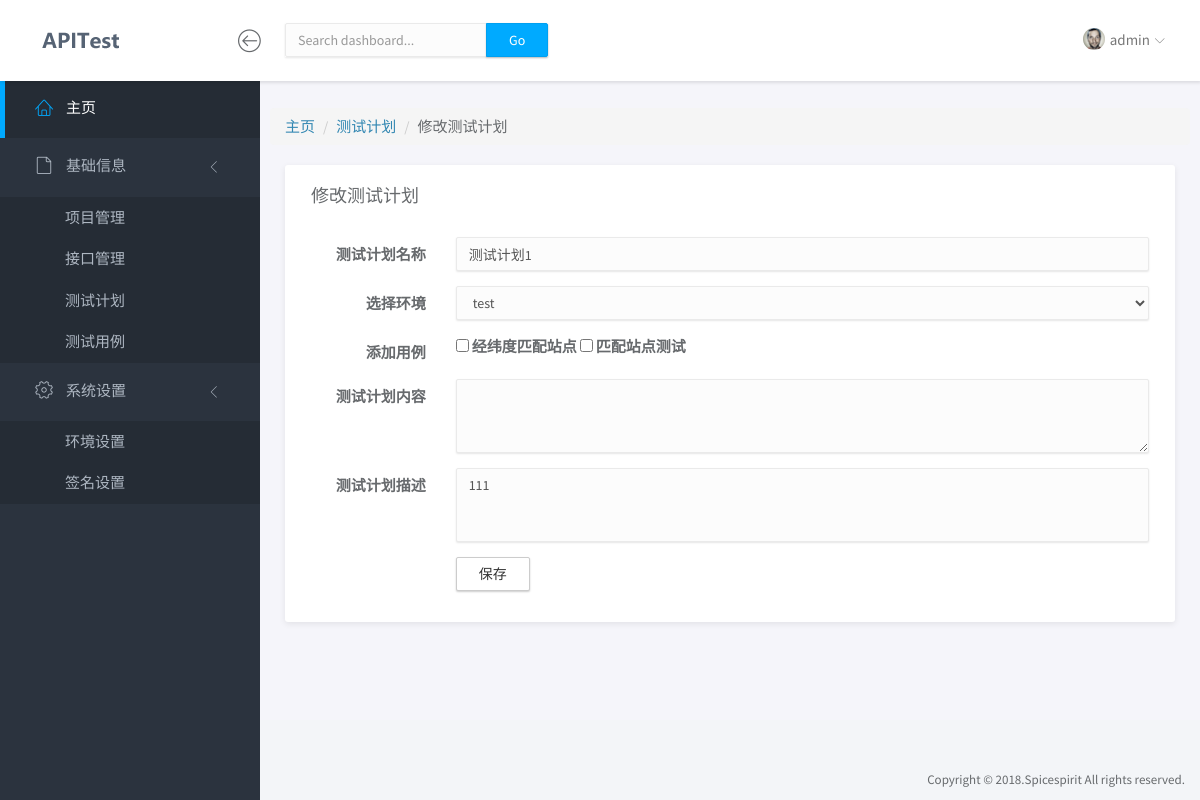
The app's page /plan/update/1/ (signed in) with its own data.
### app/models.py (models this page shows, shortened)
class TestPlan(models.Model):
    name = models.CharField('名称', max_length=50)
    environment = models.ForeignKey('Environment', on_delete=models.CASCADE, verbose_name='环境')
    description = models.CharField('描述', max_length=100, blank=True, null=True)
    class Meta:
        verbose_name = '测试计划'
        verbose_name_plural = '测试计划'

class TestCase(models.Model):
    name = models.CharField('名称', max_length=50, blank=True, null=True)
    description = models.CharField('描述', max_length=100, blank=True, null=True)
    plan = models.ForeignKey('TestPlan', on_delete=models.CASCADE, blank=True, null=True)
    class Meta:
        verbose_name = '测试用例'
        verbose_name_plural = '测试用例'

### app/views.py (the view, shortened to what this page needs)
# urls.py: path('plan/update/<int:plan_id>/', plan_update, name='plan_update'),
@login_required
def plan_update(request, plan_id):
    plan = get_object_or_404(TestPlan, id=plan_id)
    env_list = Environment.objects.all()
    case_list = TestCase.objects.all()
    return render(request, "plan_update.html", {"plan": plan, 'case_list': case_list, 'env_list': env_list})

### app/templates/plan_update.html (shortened to what this page needs)
{% extends "base.html" %}
{% block content %}
	<div class="row">
		<ol class="breadcrumb">
		  <li><a href="{% url 'index' %}">主页</a></li>
		  <li><a href="{% url 'plan_list' %}">测试计划</a></li>
		  <li>修改测试计划</li>
		</ol>
	</div>
	<div class="row">
		<div class="col-md-12">
			<div class="panel">
				<div class="panel-heading">
					<h3 class="panel-title">修改测试计划</h3>
				</div>
				<div class="panel-body">
					<form class="form-horizontal" action='.' method="POST" >
						<div class="form-group">
							<label for="name" class="col-sm-2 control-label">测试计划名称</label>
							<div class="col-sm-10">
								<input id="name" name="name" type="text" class="form-control" value="{{plan.name}}">
							</div>
						</div>
						<div class="form-group">
							<label for="url" class="col-sm-2 control-label">选择环境</label>
							<div class="col-sm-10">
								<select name='env_id' class="form-control">
									{% for env in env_list %}
									<option value="{{env.id}}" {% if env in plan.environment %}selected="true"{% endif %}>{{env.name}}</option>
									{% endfor %}
								</select>
							</div>
						</div>
						<div class="form-group form-inline">
							<label for="case" class="col-sm-2 control-label">添加用例</label>
							<div class="col-sm-10">
								{% for case in case_list %}
								<label>
									<input type="checkbox" name='test_cases' {% if case in plan.test_cases.all %}checked="true"{% endif %} value="{{case.id}}">
									<span>{{case.name}}</span>
								</label>
								{% endfor %}
							</div>
						</div>
						<div class="form-group">
							<label for="content" class="col-sm-2 control-label">测试计划内容</label>
							<div class="col-sm-10">
								<textarea id="content" name="content" class="form-control" rows="3">{{plan.content}}</textarea>
							</div>
						</div>
						<div class="form-group">
							<label for="description" class="col-sm-2 control-label">测试计划描述</label>
							<div class="col-sm-10">
								<textarea id="description" name="description" class="form-control" rows="3" style="resize: none;">{{plan.description}}</textarea>
							</div>
						</div>
						<div class="form-group">
						    <div class="col-sm-offset-2 col-sm-10">
						      <button type="submit" class="btn btn-default">保存</button>
						    </div>
						</div>
					</form>
				</div>
			</div>
		</div>
	</div>
{% endblock %}

### app/templates/base.html (shortened to what this page needs)
<!doctype html>
<html lang="en">
{% load staticfiles %}
<head>
	<link rel="stylesheet" href="{% static 'vendor/bootstrap/css/bootstrap.min.css' %}">
	<link rel="stylesheet" href="{% static 'vendor/font-awesome/css/font-awesome.min.css' %}">
	<link rel="stylesheet" href="{% static 'vendor/linearicons/style.css' %}">
	<link rel="stylesheet" href="{% static 'vendor/chartist/css/chartist-custom.css' %}">
	<link rel="stylesheet" href="{% static 'css/main.css' %}">
	<link rel="stylesheet" href="{% static 'css/demo.css' %}">
</head>
<body>
	<div id="wrapper">
		<nav class="navbar navbar-default navbar-fixed-top">
			<div class="brand">
				<a href="index.html"><img src="{% static 'img/logo-dark.png' %}" alt="ApiTest" class="img-responsive logo"></a>
			</div>
			<div class="container-fluid">
				<div class="navbar-btn" style="padding-left: 67px;">
					<button type="button" class="btn-toggle-fullwidth"><i class="lnr lnr-arrow-left-circle"></i></button>
				</div>
				<form class="navbar-form navbar-left">
					<div class="input-group">
						<input type="text" value="" class="form-control" placeholder="Search dashboard...">
						<span class="input-group-btn"><button type="button" class="btn btn-primary">Go</button></span>
					</div>
				</form>
				<div id="navbar-menu">
					<ul class="nav navbar-nav navbar-right">
						<li class="dropdown">
							<a href="#" class="dropdown-toggle" data-toggle="dropdown"><img src="{% static 'img/user.png' %}" class="img-circle" alt="Avatar"> <span>{{ request.user.username }}</span> <i class="icon-submenu lnr lnr-chevron-down"></i></a>
						</li>
					</ul>
				</div>
			</div>
		</nav>
		<div id="sidebar-nav" class="sidebar">
			<div class="sidebar-scroll">
				<nav>
					<ul class="nav">
						<li><a href="{% url 'index' %}" class="active"><i class="lnr lnr-home"></i> <span>主页</span></a></li>
						<li>
							<a href="#subItems" data-toggle="collapse" class="collapsed"><i class="lnr lnr-file-empty"></i> <span>基础信息</span> <i class="icon-submenu lnr lnr-chevron-left"></i></a>
							<div id="subItems" class="collapse in">
								<ul class="nav">
									<li><a href="{% url 'prj_list' %}" class="">项目管理</a></li>
									<li><a href="{% url 'api_list' %}" class="">接口管理</a></li>
									<li><a href="{% url 'plan_list' %}" class="">测试计划</a></li>
									<li><a href="{% url 'case_list' %}" class="">测试用例</a></li>
								</ul>
							</div>
						</li>
						<li>
							<a href="#subSettings" data-toggle="collapse" class="collapsed"><i class="lnr lnr-cog"></i> <span>系统设置</span> <i class="icon-submenu lnr lnr-chevron-left"></i></a>
							<div id="subSettings" class="collapse in">
								<ul class="nav">
									<li><a href="{% url 'env_list' %}" class="">环境设置</a></li>
									<li><a href="{% url 'sign_list' %}" class="">签名设置</a></li>
								</ul>
							</div>
						</li>
					</ul>
				</nav>
			</div>
		</div>
		<div class="main">
			<div class="main-content">
				<div class="container-fluid">
					{% block content %}
					{% endblock %}
				</div>
			</div>
		</div>
		<footer>
			<div class="container-fluid">
				<p class="copyright">Copyright &copy; 2018.Spicespirit All rights reserved.</p>
			</div>
		</footer>
	</div>
</body>
</html>

### records on screen
TestPlan: name "测试计划1", description "111"
TestCase: name "经纬度匹配站点"
TestCase: name "匹配站点测试"

### other values on screen
{{ request.user.username }} "admin"
form field env_id "test"
